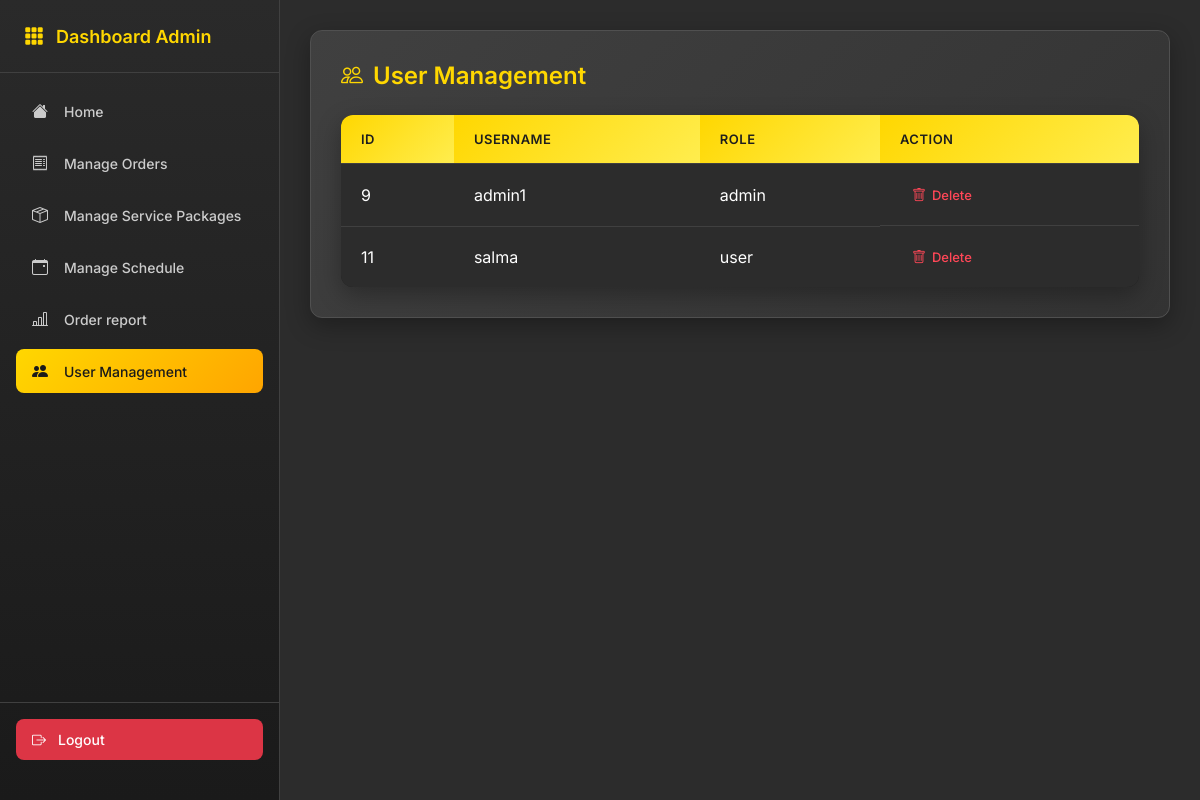
Page /pages/user_list.php (signed in) on the committed database.
### tables this page shows
CREATE TABLE `users` (
  `id` int(11) NOT NULL,
  `username` varchar(50) NOT NULL,
  `password` varchar(255) NOT NULL,
  `role` enum('admin','user') NOT NULL
);

### pages/user_list.php (the view, shortened to what this page needs)
<?php
include('config.php');
function executeQuery($conn, $sql) {
    $result = mysqli_query($conn, $sql);
    return $result;
}
$result = executeQuery($conn, "SELECT * FROM users ORDER BY id ASC");
?>
<!DOCTYPE html>
<html lang="id">
<head>
    <link href="https://cdn.jsdelivr.net/npm/bootstrap-icons/font/bootstrap-icons.css" rel="stylesheet">
</head>
<?php include 'sidebar_dashboard.php'; ?>
        <div class="main-content">
            <div class="card">
                <h3><i class="bi bi-people"></i> User Management</h3>
                <table class="data-table">
                    <thead>
                        <tr>
                            <th>ID</th>
                            <th>Username</th>
                            <th>Role</th>
                            <th>Action</th>
                        </tr>
                    </thead>
                    <tbody>
                        <?php if (mysqli_num_rows($result) > 0): ?>
                            <?php while ($user = mysqli_fetch_assoc($result)): ?>
                                <tr>
                                    <td data-label="ID"><?= htmlspecialchars($user['id']); ?></td>
                                    <td data-label="Username"><?= htmlspecialchars($user['username']); ?></td>
                                    <td data-label="Role"><?= htmlspecialchars($user['role']); ?></td>
                                    <td class="action-buttons" data-label="Action">
                                        <a href="delete_user.php?id=<?= htmlspecialchars($user['id']); ?>" onclick="return confirm('Delete this user?')" class="delete-btn"><i class="bi bi-trash"></i> Delete</a>
                                    </td>
                                </tr>
                            <?php endwhile; ?>
                        <?php else: ?>
                            <tr>
                                <td colspan="4">There are no registered users.</td>
                            </tr>
                        <?php endif; ?>
                    </tbody>
                </table>
            </div>
        </div>
</body>
</html>

### pages/user_list.php (style rules this page uses)
* { box-sizing: border-box; margin: 0; padding: 0; font-family: 'Inter', sans-serif; }
body { display: flex; height: 100vh; background: linear-gradient(135deg, #1a1a1a 0%, #2d2d2d 100%); color: #ffffff; overflow: hidden; }
.main-content { flex: 1; background-color: #2c2c2c; padding: 30px; overflow-y: auto; }
.card { background: linear-gradient(135deg, #404040 0%, #333333 100%); padding: 30px; border-radius: 12px; color: #ffffff; box-shadow: 0 8px 25px rgba(0, 0, 0, 0.3); border: 1px solid #505050; margin-bottom: 30px; }
.card h3 { margin-top: 0; font-size: 24px; margin-bottom: 25px; color: #ffd700; display: flex; align-items: center; gap: 10px; font-weight: 600; }
.card h3 i { font-size: 22px; }
.data-table { width: 100%; border-collapse: collapse; margin-top: 20px; background-color: #1e1e1e; border-radius: 12px; overflow: hidden; box-shadow: 0 8px 25px rgba(0, 0, 0, 0.3); }
.data-table th, .data-table td { padding: 16px 20px; text-align: left; border-bottom: 1px solid #404040; }
.data-table th { background: linear-gradient(135deg, #ffd700 0%, #ffed4e 100%); color: #1e1e1e; font-weight: 600; text-transform: uppercase; letter-spacing: 0.5px; font-size: 13px; }
.data-table td { background-color: #2c2c2c; color: #ffffff; transition: background-color 0.3s ease; }
.data-table tbody tr:last-child td { border-bottom: none; }
.action-buttons { display: flex; gap: 15px; flex-wrap: wrap; }
.action-buttons a { color: #ffd700; text-decoration: none; font-weight: 500; padding: 6px 12px; border-radius: 6px; transition: all 0.3s ease; display: flex; align-items: center; gap: 6px; font-size: 13px; }
.action-buttons a.delete-btn { color: #ff4757; }
.action-buttons a i { font-size: 14px; }

### rows in the picture
users: id "9", username "admin1", role "admin"
users: id "11", username "salma", role "user"
